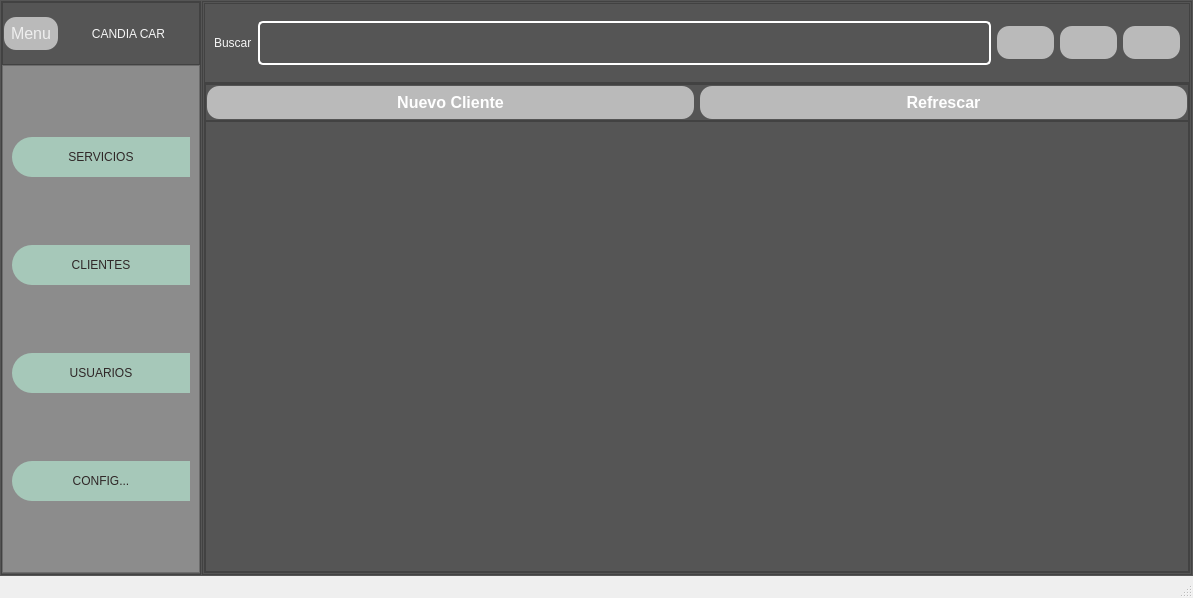
<?xml version="1.0" encoding="UTF-8"?>
<ui version="4.0">
 <class>MainWindow</class>
 <widget class="QMainWindow" name="MainWindow">
  <property name="geometry">
   <rect>
    <x>0</x>
    <y>0</y>
    <width>1193</width>
    <height>598</height>
   </rect>
  </property>
  <property name="windowTitle">
   <string>Candia Card</string>
  </property>
  <property name="windowIcon">
   <iconset>
    <normaloff>../../../../../../../Downloads/CarMec.png</normaloff>
    <normalon>../../../../../../../Downloads/CarMec.png</normalon>../../../../../../../Downloads/CarMec.png</iconset>
  </property>
  <widget class="QWidget" name="centralwidget">
   <property name="styleSheet">
    <string notr="true">background:rgb(85, 85, 85);</string>
   </property>
   <layout class="QHBoxLayout" name="horizontalLayout_2" stretch="2,7">
    <property name="spacing">
     <number>1</number>
    </property>
    <property name="leftMargin">
     <number>1</number>
    </property>
    <property name="topMargin">
     <number>1</number>
    </property>
    <property name="rightMargin">
     <number>1</number>
    </property>
    <property name="bottomMargin">
     <number>1</number>
    </property>
    <item>
     <widget class="QFrame" name="SideBar">
      <property name="minimumSize">
       <size>
        <width>200</width>
        <height>0</height>
       </size>
      </property>
      <property name="maximumSize">
       <size>
        <width>0</width>
        <height>16777215</height>
       </size>
      </property>
      <property name="frameShape">
       <enum>QFrame::StyledPanel</enum>
      </property>
      <property name="frameShadow">
       <enum>QFrame::Raised</enum>
      </property>
      <layout class="QVBoxLayout" name="verticalLayout" stretch="1,8">
       <property name="spacing">
        <number>0</number>
       </property>
       <property name="leftMargin">
        <number>0</number>
       </property>
       <property name="topMargin">
        <number>0</number>
       </property>
       <property name="rightMargin">
        <number>0</number>
       </property>
       <property name="bottomMargin">
        <number>1</number>
       </property>
       <item>
        <widget class="QFrame" name="Logo">
         <property name="styleSheet">
          <string notr="true">QLabel{
color:rgb(245, 245, 245);
font:77 10pt 'Arial Black';
}
QPushButton{
border-radius: 12px;
color:rgb(238, 238, 238);
background-color:rgb(186, 186, 186);
padding: 7px 7px;
  text-align: center;
  text-decoration: none;
  font-size: 16px;
}
QPushButton:hover{
background-color: #04AA6D; /* Green */
color: white;
}</string>
         </property>
         <property name="frameShape">
          <enum>QFrame::StyledPanel</enum>
         </property>
         <property name="frameShadow">
          <enum>QFrame::Raised</enum>
         </property>
         <layout class="QHBoxLayout" name="horizontalLayout" stretch="1,8">
          <property name="spacing">
           <number>1</number>
          </property>
          <property name="leftMargin">
           <number>1</number>
          </property>
          <property name="topMargin">
           <number>1</number>
          </property>
          <property name="rightMargin">
           <number>1</number>
          </property>
          <property name="bottomMargin">
           <number>1</number>
          </property>
          <item>
           <widget class="QPushButton" name="btnMenu">
            <property name="text">
             <string>Menu</string>
            </property>
            <property name="icon">
             <iconset>
              <normaloff>../../../../../../../Downloads/CarMec.png</normaloff>../../../../../../../Downloads/CarMec.png</iconset>
            </property>
           </widget>
          </item>
          <item>
           <widget class="QLabel" name="label">
            <property name="styleSheet">
             <string notr="true"/>
            </property>
            <property name="text">
             <string>CANDIA CAR</string>
            </property>
            <property name="alignment">
             <set>Qt::AlignCenter</set>
            </property>
           </widget>
          </item>
         </layout>
        </widget>
       </item>
       <item>
        <widget class="QFrame" name="frame_2">
         <property name="styleSheet">
          <string notr="true">QFrame{
background:rgb(140, 140, 140);
}
QPushButton{
background-color:rgb(166, 200, 185); 
border-top-left-radius:20px;
border-bottom-left-radius:20px;
color: rgb(47, 39, 39);
text-align: center;
font:77 16px 'ArialBlack';
}
QPushButton:hover{
background-color:rgb(133, 166, 153); 
border-top-left-radius:15px;
border-bottom-left-radius:15px;
color: rgb(238, 238, 238);
text-align: center;
font:77 16px 'ArialBlack';
}</string>
         </property>
         <property name="frameShape">
          <enum>QFrame::StyledPanel</enum>
         </property>
         <property name="frameShadow">
          <enum>QFrame::Raised</enum>
         </property>
         <layout class="QVBoxLayout" name="verticalLayout_3">
          <item>
           <widget class="QPushButton" name="btnServicios">
            <property name="minimumSize">
             <size>
              <width>0</width>
              <height>40</height>
             </size>
            </property>
            <property name="text">
             <string>SERVICIOS</string>
            </property>
            <property name="icon">
             <iconset>
              <normaloff>../../../../../Downloads/icons8-servicio-40.png</normaloff>../../../../../Downloads/icons8-servicio-40.png</iconset>
            </property>
           </widget>
          </item>
          <item>
           <widget class="QPushButton" name="btnClientes">
            <property name="minimumSize">
             <size>
              <width>0</width>
              <height>40</height>
             </size>
            </property>
            <property name="text">
             <string>CLIENTES</string>
            </property>
            <property name="icon">
             <iconset>
              <normaloff>../../../../../../../Downloads/icons8-clientes-40.png</normaloff>../../../../../../../Downloads/icons8-clientes-40.png</iconset>
            </property>
           </widget>
          </item>
          <item>
           <widget class="QPushButton" name="btnUsuarios">
            <property name="minimumSize">
             <size>
              <width>0</width>
              <height>40</height>
             </size>
            </property>
            <property name="text">
             <string>USUARIOS</string>
            </property>
            <property name="icon">
             <iconset>
              <normaloff>../../../../../../../Downloads/icons8-usuario-40.png</normaloff>../../../../../../../Downloads/icons8-usuario-40.png</iconset>
            </property>
           </widget>
          </item>
          <item>
           <widget class="QPushButton" name="btnConfig">
            <property name="minimumSize">
             <size>
              <width>0</width>
              <height>40</height>
             </size>
            </property>
            <property name="text">
             <string>CONFIG...</string>
            </property>
            <property name="icon">
             <iconset>
              <normaloff>../../../../../../../Downloads/icons8-config-40.png</normaloff>../../../../../../../Downloads/icons8-config-40.png</iconset>
            </property>
           </widget>
          </item>
         </layout>
        </widget>
       </item>
      </layout>
     </widget>
    </item>
    <item>
     <widget class="QFrame" name="Contenido">
      <property name="frameShape">
       <enum>QFrame::StyledPanel</enum>
      </property>
      <property name="frameShadow">
       <enum>QFrame::Raised</enum>
      </property>
      <layout class="QVBoxLayout" name="verticalLayout_2">
       <property name="spacing">
        <number>0</number>
       </property>
       <property name="leftMargin">
        <number>1</number>
       </property>
       <property name="topMargin">
        <number>1</number>
       </property>
       <property name="rightMargin">
        <number>1</number>
       </property>
       <property name="bottomMargin">
        <number>1</number>
       </property>
       <item>
        <widget class="QStackedWidget" name="stackedWidget">
         <property name="currentIndex">
          <number>3</number>
         </property>
         <widget class="QWidget" name="page_servicios"/>
         <widget class="QWidget" name="page_usuarios"/>
         <widget class="QWidget" name="page_config"/>
         <widget class="QWidget" name="page_clientes">
          <layout class="QVBoxLayout" name="verticalLayout_4" stretch="1,8">
           <property name="spacing">
            <number>0</number>
           </property>
           <property name="leftMargin">
            <number>0</number>
           </property>
           <property name="topMargin">
            <number>0</number>
           </property>
           <property name="rightMargin">
            <number>0</number>
           </property>
           <property name="bottomMargin">
            <number>0</number>
           </property>
           <item>
            <widget class="QFrame" name="frame">
             <property name="styleSheet">
              <string notr="true">QLabel{
color:rgb(245, 245, 245);
font:77 10pt 'Arial Black';
}
QPushButton{
border-radius: 12px;
color:rgb(238, 238, 238);
background-color:rgb(186, 186, 186);
padding: 7px 7px;
  text-align: center;
  font-size: 16px;
}
QPushButton:hover{
background-color: #04AA6D; /* Green */
color: white;
}
QLineEdit{
padding: 12px 20px;
margin: 8px 0;
border: 2px solid #fff;
border-radius: 5px;
font:77 12px 'Arial Black';
color:rgb(238, 238, 238);
}</string>
             </property>
             <property name="frameShape">
              <enum>QFrame::StyledPanel</enum>
             </property>
             <property name="frameShadow">
              <enum>QFrame::Raised</enum>
             </property>
             <layout class="QHBoxLayout" name="horizontalLayout_3">
              <item>
               <widget class="QLabel" name="label_2">
                <property name="text">
                 <string>Buscar</string>
                </property>
               </widget>
              </item>
              <item>
               <widget class="QLineEdit" name="textSeach"/>
              </item>
              <item>
               <widget class="QPushButton" name="bSearchClient">
                <property name="text">
                 <string/>
                </property>
                <property name="icon">
                 <iconset>
                  <normaloff>../../../../../../../Downloads/search_magnifyng_glass_find_locate_icon_123485.png</normaloff>../../../../../../../Downloads/search_magnifyng_glass_find_locate_icon_123485.png</iconset>
                </property>
                <property name="iconSize">
                 <size>
                  <width>30</width>
                  <height>30</height>
                 </size>
                </property>
               </widget>
              </item>
              <item>
               <widget class="QPushButton" name="expoCliPdf">
                <property name="text">
                 <string/>
                </property>
                <property name="icon">
                 <iconset>
                  <normaloff>../../../../../../../Downloads/pdf_filetype_icon_177525.png</normaloff>../../../../../../../Downloads/pdf_filetype_icon_177525.png</iconset>
                </property>
                <property name="iconSize">
                 <size>
                  <width>30</width>
                  <height>30</height>
                 </size>
                </property>
               </widget>
              </item>
              <item>
               <widget class="QPushButton" name="exExcCli">
                <property name="text">
                 <string/>
                </property>
                <property name="icon">
                 <iconset>
                  <normaloff>../../../../../../../Downloads/file_type_excel_icon_130611.png</normaloff>../../../../../../../Downloads/file_type_excel_icon_130611.png</iconset>
                </property>
                <property name="iconSize">
                 <size>
                  <width>30</width>
                  <height>30</height>
                 </size>
                </property>
               </widget>
              </item>
             </layout>
            </widget>
           </item>
           <item>
            <widget class="QFrame" name="frame_3">
             <property name="frameShape">
              <enum>QFrame::StyledPanel</enum>
             </property>
             <property name="frameShadow">
              <enum>QFrame::Raised</enum>
             </property>
             <layout class="QVBoxLayout" name="verticalLayout_5">
              <property name="spacing">
               <number>0</number>
              </property>
              <property name="leftMargin">
               <number>0</number>
              </property>
              <property name="topMargin">
               <number>0</number>
              </property>
              <property name="rightMargin">
               <number>0</number>
              </property>
              <property name="bottomMargin">
               <number>0</number>
              </property>
              <item>
               <widget class="QFrame" name="frame_4">
                <property name="styleSheet">
                 <string notr="true">QLabel{
color:rgb(245, 245, 245);
font:77 10pt 'Arial Black';
}
QPushButton{
border-radius: 12px;
color:rgb(255, 255, 255);
font-weight: bold;
background-color:rgb(186, 186, 186);
padding: 7px 7px;
  text-align: center;
  text-decoration: none;
  font-size: 16px;
}
QPushButton:hover{
font-weight: bold;
background-color: #04AA6D; /* Green */
color: white;
}
QLineEdit{
padding: 12px 20px;
margin: 8px 0;
box-sizing: border-box;
border: 2px solid #fff;
border-radius: 5px;
font:77 12px 'Arial Black';
color:rgb(238, 238, 238);
}</string>
                </property>
                <property name="frameShape">
                 <enum>QFrame::StyledPanel</enum>
                </property>
                <property name="frameShadow">
                 <enum>QFrame::Raised</enum>
                </property>
                <layout class="QHBoxLayout" name="horizontalLayout_4">
                 <property name="spacing">
                  <number>6</number>
                 </property>
                 <property name="leftMargin">
                  <number>1</number>
                 </property>
                 <property name="topMargin">
                  <number>1</number>
                 </property>
                 <property name="rightMargin">
                  <number>1</number>
                 </property>
                 <property name="bottomMargin">
                  <number>1</number>
                 </property>
                 <item>
                  <widget class="QPushButton" name="btnAddClient">
                   <property name="text">
                    <string>Nuevo Cliente</string>
                   </property>
                   <property name="icon">
                    <iconset>
                     <normaloff>../../../../../../../Downloads/Add_User-80_icon-icons.com_57380.png</normaloff>../../../../../../../Downloads/Add_User-80_icon-icons.com_57380.png</iconset>
                   </property>
                   <property name="iconSize">
                    <size>
                     <width>20</width>
                     <height>20</height>
                    </size>
                   </property>
                  </widget>
                 </item>
                 <item>
                  <widget class="QPushButton" name="btnLoadClient">
                   <property name="text">
                    <string>Refrescar</string>
                   </property>
                   <property name="icon">
                    <iconset>
                     <normaloff>../../../../../../../Downloads/reload_78477.png</normaloff>../../../../../../../Downloads/reload_78477.png</iconset>
                   </property>
                   <property name="iconSize">
                    <size>
                     <width>20</width>
                     <height>20</height>
                    </size>
                   </property>
                  </widget>
                 </item>
                </layout>
               </widget>
              </item>
              <item>
               <widget class="QTableWidget" name="listaClientes"/>
              </item>
             </layout>
            </widget>
           </item>
          </layout>
         </widget>
        </widget>
       </item>
      </layout>
     </widget>
    </item>
   </layout>
  </widget>
  <widget class="QMenuBar" name="menubar">
   <property name="geometry">
    <rect>
     <x>0</x>
     <y>0</y>
     <width>1193</width>
     <height>22</height>
    </rect>
   </property>
  </widget>
  <widget class="QStatusBar" name="statusbar"/>
 </widget>
 <resources/>
 <connections/>
</ui>
